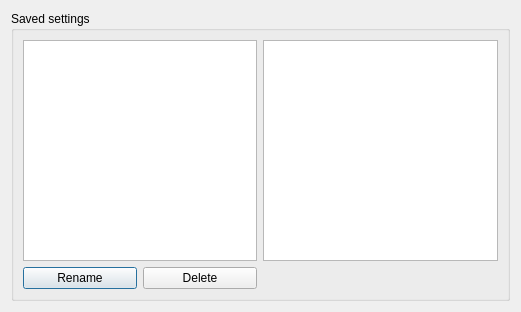
<?xml version="1.0" encoding="UTF-8"?>
<ui version="4.0">
 <class>ManageSavedSettings</class>
 <widget class="QDialog" name="ManageSavedSettings">
  <property name="geometry">
   <rect>
    <x>0</x>
    <y>0</y>
    <width>521</width>
    <height>312</height>
   </rect>
  </property>
  <property name="windowTitle">
   <string>Monitor Settings</string>
  </property>
  <property name="windowIcon">
   <iconset theme="preferences-desktop-display">
    <normaloff/>
   </iconset>
  </property>
  <layout class="QVBoxLayout" name="verticalLayout">
   <item>
    <layout class="QVBoxLayout" name="verticalLayout_3">
     <item>
      <widget class="QGroupBox" name="groupBox">
       <property name="title">
        <string>Saved settings</string>
       </property>
       <layout class="QGridLayout" name="gridLayout">
        <item row="0" column="0">
         <widget class="QListWidget" name="allConfigs"/>
        </item>
        <item row="3" column="0">
         <layout class="QHBoxLayout" name="horizontalLayout">
          <item>
           <widget class="QPushButton" name="renamePushButton">
            <property name="text">
             <string>Rename</string>
            </property>
           </widget>
          </item>
          <item>
           <widget class="QPushButton" name="deletePushButton">
            <property name="text">
             <string>Delete</string>
            </property>
           </widget>
          </item>
         </layout>
        </item>
        <item row="0" column="1">
         <widget class="QTextEdit" name="selectedSettingsTextEdit">
          <property name="readOnly">
           <bool>true</bool>
          </property>
         </widget>
        </item>
       </layout>
      </widget>
     </item>
    </layout>
   </item>
  </layout>
 </widget>
 <resources/>
 <connections/>
</ui>
